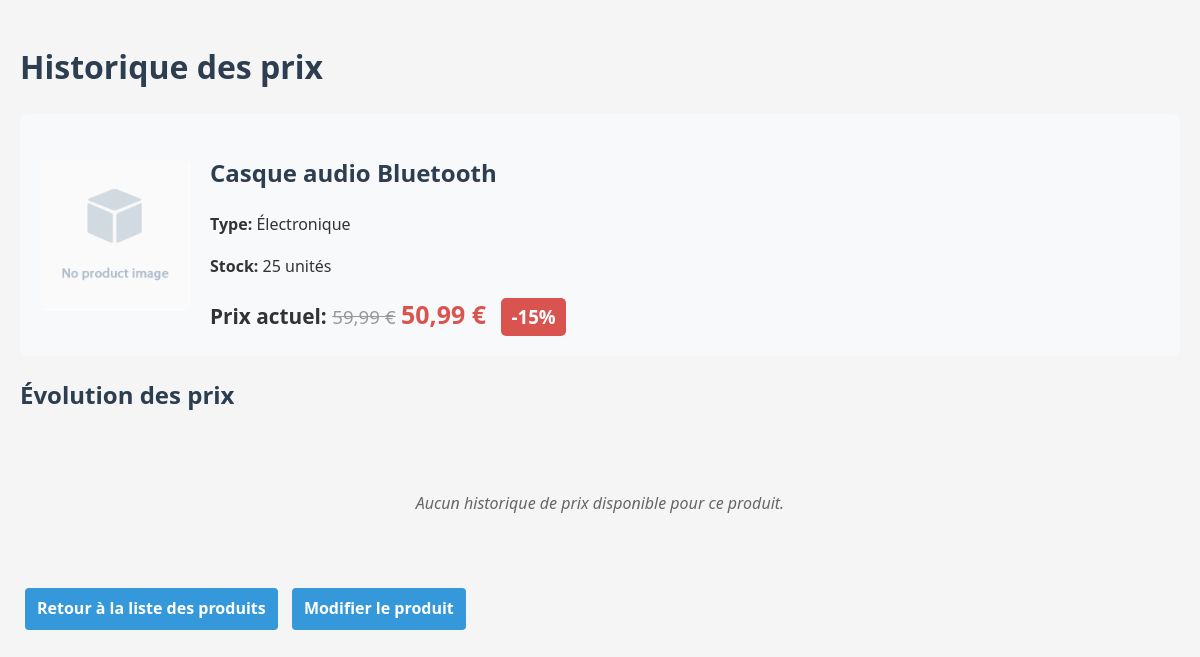
Screenshot of /crud/price_history.php?id=6 with the database file from the repository.
### tables this page shows
CREATE TABLE `produit` (
  `id_p` int(11) NOT NULL,
  `type_p` varchar(100) NOT NULL,
  `designation_p` varchar(255) NOT NULL,
  `prix_ht` decimal(10,2) NOT NULL,
  `date_in` date NOT NULL,
  `timeS_in` timestamp NOT NULL DEFAULT current_timestamp(),
  `stock_p` int(11) DEFAULT 0,
  `image_p` varchar(255) DEFAULT 'default.png',
  `ppromo` decimal(5,2) DEFAULT NULL COMMENT 'Pourcentage de promotion (ex: 15.00 pour 15%)'
);

### crud/price_history.php (the view, shortened to what this page needs)
<?php
include '../config/db.php';
$id = $_GET['id'] ?? die("ID non spécifié");
$stmt = $pdo->prepare("SELECT * FROM produit WHERE id_p = ?");
$stmt->execute([$id]);
$produit = $stmt->fetch(PDO::FETCH_ASSOC);
$stmt = $pdo->prepare("
    SELECT * FROM historique_prix
    WHERE id_produit = ?
    ORDER BY date_modification DESC
");
$stmt->execute([$id]);
$historique = $stmt->fetchAll(PDO::FETCH_ASSOC);
$prix_actuel = floatval($produit['prix_ht']);
$ppromo = isset($produit['ppromo']) ? floatval($produit['ppromo']) : null;
$prix_avec_promo = ($ppromo && $ppromo > 0) ? $prix_actuel * (1 - $ppromo / 100) : $prix_actuel;
?>
<!DOCTYPE html>
<html>
<head>
    <link rel="stylesheet" href="/assets/css/style.css">
</head>
<body>
    <h1>Historique des prix</h1>
    <div class="product-info">
        <img src="../img_produit/<?= htmlspecialchars($produit['image_p']) ?>" alt="<?= htmlspecialchars($produit['designation_p']) ?>">
        <div class="product-details">
            <h2><?= htmlspecialchars($produit['designation_p']) ?></h2>
            <p><strong>Type:</strong> <?= htmlspecialchars($produit['type_p']) ?></p>
            <p><strong>Stock:</strong> <?= htmlspecialchars($produit['stock_p']) ?> unités</p>
            <div class="price-info">
                <strong>Prix actuel:</strong>
                <?php if ($ppromo && $ppromo > 0): ?>
                    <span class="old-price"><?= number_format($prix_actuel, 2, ',', ' ') ?> €</span>
                    <span class="promo-price"><?= number_format($prix_avec_promo, 2, ',', ' ') ?> €</span>
                    <span class="promo-badge">-<?= number_format($ppromo, 0) ?>%</span>
                <?php else: ?>
                    <span style="font-weight: bold;"><?= number_format($prix_actuel, 2, ',', ' ') ?> €</span>
                <?php endif; ?>
            </div>
        </div>
    </div>
    <h2>Évolution des prix</h2>
    <?php if (empty($historique)): ?>
        <div class="no-history">
            <p>Aucun historique de prix disponible pour ce produit.</p>
        </div>
    <?php endif; ?>
    <p>
        <a href="read.php?table=produit" class="button">Retour à la liste des produits</a>
        <a href="update.php?table=produit&id=<?= $id ?>" class="button">Modifier le produit</a>
    </p>
</body>
</html>

### assets/css/style.css (style rules this page uses)
body { font-family: 'Segoe UI', Tahoma, Geneva, Verdana, sans-serif; line-height: 1.6; margin: 0; padding: 20px; background-color: #f5f5f5; color: #333; }
h1, h2, h3 { color: #2c3e50; }
a { color: #3498db; text-decoration: none; }
.button { display: inline-block; padding: 8px 12px; margin: 0 5px; text-align: center; text-decoration: none; border-radius: 4px; font-weight: bold; cursor: pointer; border: none; }
.button { background-color: #3498db; color: white; }
.old-price { text-decoration: line-through; color: #999; font-size: 0.9em; }
.promo-price { color: #d9534f; font-weight: bold; font-size: 1.2em; }
.promo-badge { background-color: #d9534f; color: white; padding: 2px 8px; border-radius: 4px; font-size: 0.85em; display: inline-block; margin-top: 3px; font-weight: bold; }

### crud/price_history.php (style rules this page uses)
.product-info { background-color: #f8f9fa; padding: 20px; border-radius: 8px; margin-bottom: 20px; display: flex; gap: 20px; align-items: center; }
.product-info img { max-width: 150px; max-height: 150px; border-radius: 5px; }
.product-details { flex: 1; }
.price-info { font-size: 1.3em; margin-top: 10px; }
.old-price { text-decoration: line-through; color: #999; }
.promo-price { color: #d9534f; font-weight: bold; font-size: 1.2em; }
.promo-badge { background-color: #d9534f; color: white; padding: 4px 10px; border-radius: 5px; font-size: 0.9em; margin-left: 10px; }
.no-history { text-align: center; padding: 40px; color: #666; font-style: italic; }

### rows the page displays
produit: image_p (placeholder picture), designation_p "Casque audio Bluetooth", type_p "Électronique", stock_p "25", prix_ht "59,99", prix_avec_promo "50,99", ppromo "15"
